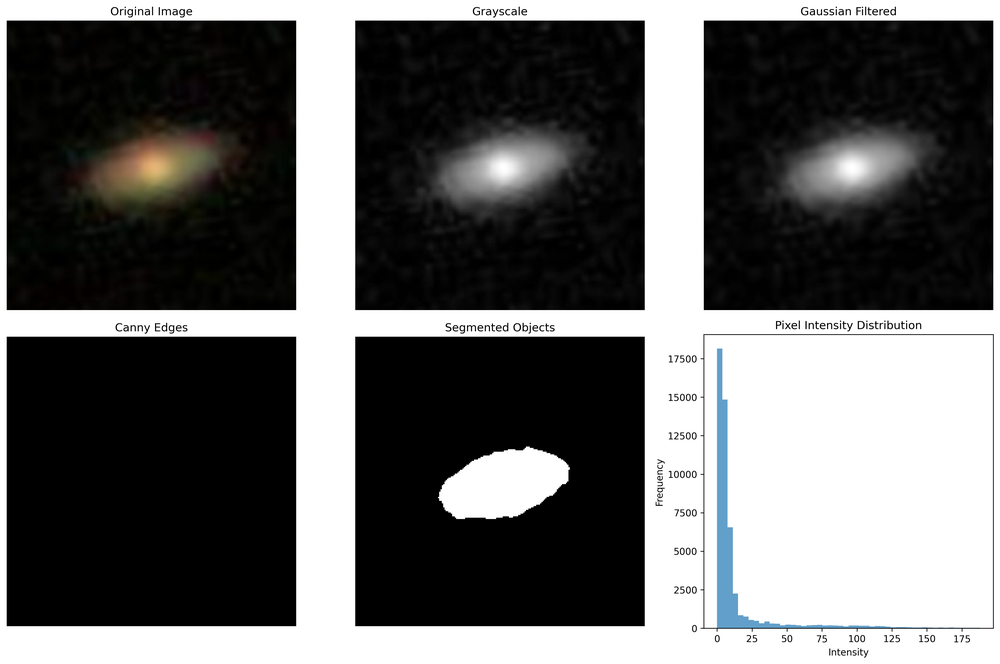
#> input picture models/analysis_100263_4e77db06.png, 1000 x 664 px, shrunk from 4470 x 2968 before the run, given in place of 100263_4e77db06.jpg, which was not available
$ python astronomical_image_processing.py   (older library calls are emulated)
#> lines starting #> are read from the running program, lines starting #| are printed output that depends on the picture; after the words box and inside, x2 and y2 are one past the last pixel; in counts of white or black regions, pixels touching at a corner belong together; pictures that were not available may be replaced by others from this repository, and a replacement may not be noted
"""
Astronomical Image Processing and Feature Extraction Module
Advanced algorithms for NASA/ESA quality image analysis
"""

import cv2
import numpy as np
import pandas as pd
from PIL import Image
import matplotlib.pyplot as plt
# from scipy import ndimage
# from skimage import measure, filters, segmentation

class AstronomyImageProcessor:
    """Specialized processing class for astronomical images"""

    def __init__(self):
        self.features_df = pd.DataFrame()

    def load_image(self, image_path):
        """Load image and convert to grayscale"""
        img = cv2.imread(image_path)
        if img is None:
            raise ValueError(f"Could not load image: {image_path}")

        # Convert to grayscale
        gray = cv2.cvtColor(img, cv2.COLOR_BGR2GRAY)
        return img, gray

    def apply_gaussian_filter(self, image, sigma=1.0):
        """Gaussian filtering - noise reduction"""
        # Using OpenCV for Gaussian blur
        kernel_size = int(6 * sigma + 1)
        if kernel_size % 2 == 0:
            kernel_size += 1
        return cv2.GaussianBlur(image.astype(np.uint8), (kernel_size, kernel_size), sigma)

    def detect_edges_canny(self, image, low_threshold=50, high_threshold=150):
        """Canny edge detection - celestial object boundaries"""
        return cv2.Canny(image.astype(np.uint8), low_threshold, high_threshold)

    def segment_objects(self, image, method='otsu'):
        """Object segmentation - star/galaxy separation"""
        if method == 'otsu':
            _, binary = cv2.threshold(image.astype(np.uint8), 0, 255,
                                    cv2.THRESH_BINARY + cv2.THRESH_OTSU)
        elif method == 'adaptive':
            binary = cv2.adaptiveThreshold(image.astype(np.uint8), 255,
                                         cv2.ADAPTIVE_THRESH_GAUSSIAN_C,
                                         cv2.THRESH_BINARY, 11, 2)
        return binary

    def extract_star_density(self, image):
        """Star density analysis"""
        # Count bright pixels (stars)
        bright_pixels = np.sum(image > np.percentile(image, 90))
        total_pixels = image.size
        density = bright_pixels / total_pixels

        return {
            'star_density': density,
            'bright_pixel_count': bright_pixels,
            'brightness_mean': np.mean(image),
            'brightness_std': np.std(image)
        }

    def extract_shape_features(self, binary_image):
        """Extract shape features"""
        contours, _ = cv2.findContours(binary_image, cv2.RETR_EXTERNAL, cv2.CHAIN_APPROX_SIMPLE)

        features = []
        for i, contour in enumerate(contours):
            if cv2.contourArea(contour) > 50:  # Filter small noise
                area = cv2.contourArea(contour)
                perimeter = cv2.arcLength(contour, True)

                # Convex hull
                hull = cv2.convexHull(contour)
                hull_area = cv2.contourArea(hull)
                solidity = area / hull_area if hull_area > 0 else 0

                # Aspect ratio
                x, y, w, h = cv2.boundingRect(contour)
                aspect_ratio = w / h if h > 0 else 0

                # Circularity
                circularity = (4 * np.pi * area) / (perimeter ** 2) if perimeter > 0 else 0

                features.append({
                    'object_id': i,
                    'area': area,
                    'perimeter': perimeter,
                    'solidity': solidity,
                    'aspect_ratio': aspect_ratio,
                    'circularity': circularity,
                    'centroid_x': x + w/2,
                    'centroid_y': y + h/2
                })

        return features

    def extract_texture_features(self, image):
        """Texture features - for galaxy structures"""
        # GLCM (Gray-Level Co-occurrence Matrix) approach
        # Simplified version

        # Gradient magnitude
        grad_x = cv2.Sobel(image.astype(np.float32), cv2.CV_32F, 1, 0, ksize=3)
        grad_y = cv2.Sobel(image.astype(np.float32), cv2.CV_32F, 0, 1, ksize=3)
        gradient_magnitude = np.sqrt(grad_x**2 + grad_y**2)

        # Local Binary Pattern like
        texture_energy = np.var(gradient_magnitude)
        texture_contrast = np.max(gradient_magnitude) - np.min(gradient_magnitude)

        return {
            'texture_energy': texture_energy,
            'texture_contrast': texture_contrast,
            'gradient_mean': np.mean(gradient_magnitude),
            'gradient_std': np.std(gradient_magnitude)
        }

    def process_astronomical_image(self, image_path, save_results=True):
        """Complete astronomical image analysis pipeline"""
        print(f"🔍 Analyzing: {image_path}")

        # 1. Load image
        original, gray = self.load_image(image_path)

        # 2. Filtering
        filtered = self.apply_gaussian_filter(gray, sigma=1.0)

        # 3. Edge detection
        edges = self.detect_edges_canny(filtered)

        # 4. Segmentation
        binary = self.segment_objects(filtered)

        # 5. Feature extraction
        star_features = self.extract_star_density(gray)
        shape_features = self.extract_shape_features(binary)
        texture_features = self.extract_texture_features(gray)

        # 6. Combine results
        results = {
            'image_path': image_path,
            **star_features,
            **texture_features,
            'num_objects': len(shape_features),
            'total_object_area': sum([obj['area'] for obj in shape_features]) if shape_features else 0
        }

        # 7. Visualization
        if save_results:
            self.visualize_analysis(original, gray, filtered, edges, binary, image_path)

        return results

    def visualize_analysis(self, original, gray, filtered, edges, binary, image_path):
        """Visualize analysis results"""
        fig, axes = plt.subplots(2, 3, figsize=(15, 10))

        axes[0, 0].imshow(cv2.cvtColor(original, cv2.COLOR_BGR2RGB))
        axes[0, 0].set_title('Original Image')
        axes[0, 0].axis('off')

        axes[0, 1].imshow(gray, cmap='gray')
        axes[0, 1].set_title('Grayscale')
        axes[0, 1].axis('off')

        axes[0, 2].imshow(filtered, cmap='gray')
        axes[0, 2].set_title('Gaussian Filtered')
        axes[0, 2].axis('off')

        axes[1, 0].imshow(edges, cmap='gray')
        axes[1, 0].set_title('Canny Edges')
        axes[1, 0].axis('off')

        axes[1, 1].imshow(binary, cmap='gray')
        axes[1, 1].set_title('Segmented Objects')
        axes[1, 1].axis('off')

        # Histogram
        axes[1, 2].hist(gray.ravel(), bins=50, alpha=0.7)
        axes[1, 2].set_title('Pixel Intensity Distribution')
        axes[1, 2].set_xlabel('Intensity')
        axes[1, 2].set_ylabel('Frequency')

        plt.tight_layout()

        # Save
        import os
        filename = os.path.basename(image_path).split('.')[0]
        plt.savefig(f'models/analysis_{filename}.png', dpi=300, bbox_inches='tight')
        plt.show()

    # [28 lines left out: function batch_process_directory, not called in this run]

def main():
    """Example usage"""
    processor = AstronomyImageProcessor()

    # Test single image
    test_image = "data/split_dataset/test/Galaxy/100263_4e77db06.jpg"

    try:
        features = processor.process_astronomical_image(test_image)
#> in load_image, img is the input picture: shape (664, 1000, 3); mean B, G, R 101, 101.3, 101.2
#> in detect_edges_canny, `return cv2.Canny(image.astype(np.uint8), low_threshold, high_threshold)`:
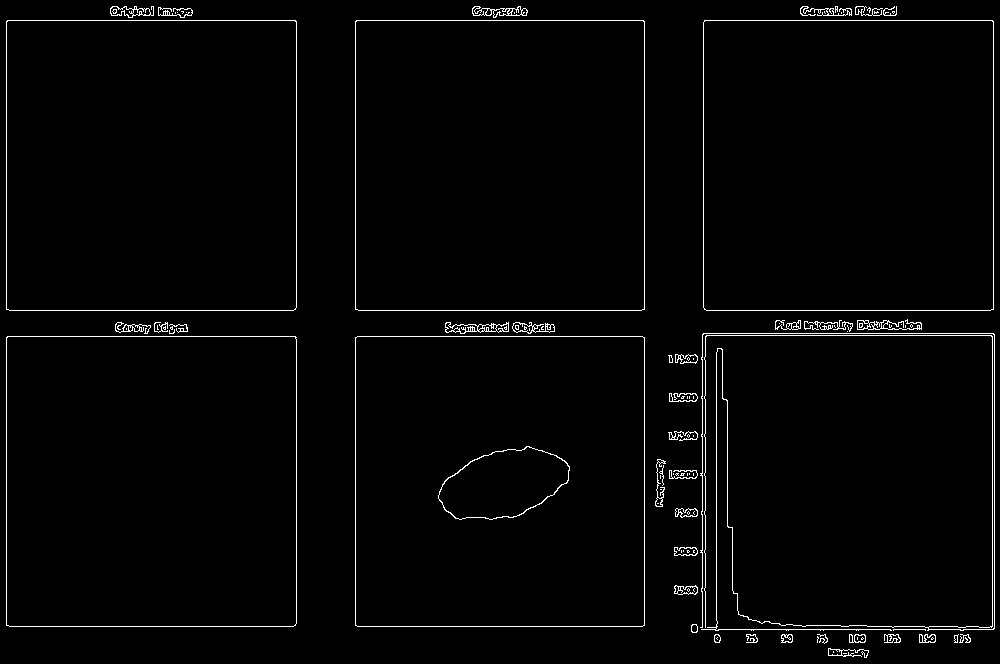
#> returned value: shape (664, 1000); 1.9% white in thin lines or dots
#> in segment_objects, `_, binary = cv2.threshold(image.astype(np.uint8), 0, 255, cv2.THRESH_B..`:
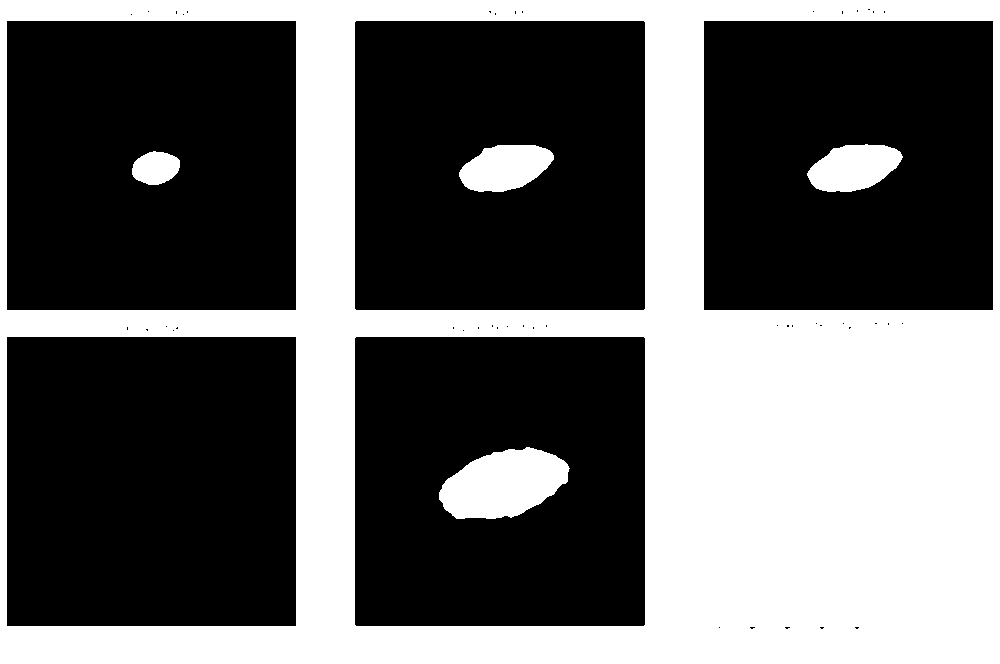
#> binary: shape (664, 1000); 39.2% white; 5 white regions, box (x1, y1, x2, y2) and area: (0, 0, 1000, 664) 245722, (439, 447, 570, 519) 6640, (807, 144, 903, 192) 3304, (459, 145, 554, 192) 3288, (132, 151, 180, 185) 1236
#> in extract_star_density, `bright_pixels = np.sum(image > np.percentile(image, 90))`: bright_pixels = 0
#> in process_astronomical_image, `star_features = self.extract_star_density(gray)`: star_features = {'star_density': 0, 'bright_pixel_count': 0, 'brightness_mean': 101.3, 'brightness_std': 118.8}
#> in extract_shape_features, `contours, _ = cv2.findContours(binary_image, cv2.RETR_EXTERNAL, cv2.CH..`: contours = [[[0, 0], [0, 663], [999, 663], [999, 0]]]
#> the loop in extract_shape_features, `for i, contour in enumerate(contours):` made 1 pass
#> (contour, area, perimeter, hull, hull_area, solidity, x, y) on pass 1: ([[0, 0], [0, 663], [999, 663], [999, 0]], 662337, 3324, [[999, 0], [999, 663], [0, 663], [0, 0]], 662337, 1, 0, 0)
#> after the loop in extract_shape_features, `for i, contour in enumerate(contours):`: features = 1 item
#> in extract_texture_features, `grad_x = cv2.Sobel(image.astype(np.float32), cv2.CV_32F, 1, 0, ksize=3)`:
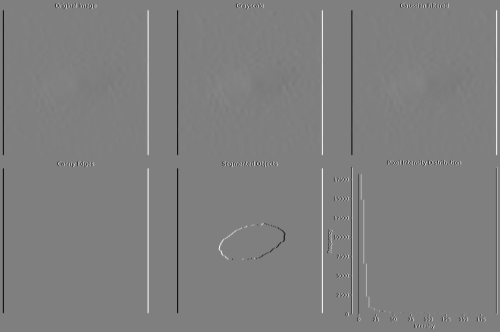
#> grad_x: shape (664, 1000) float32 (shown at 1/2 size); min -1020, max 1020, mean 0; drawn with min black and max white
#> in extract_texture_features, `grad_y = cv2.Sobel(image.astype(np.float32), cv2.CV_32F, 0, 1, ksize=3)`:
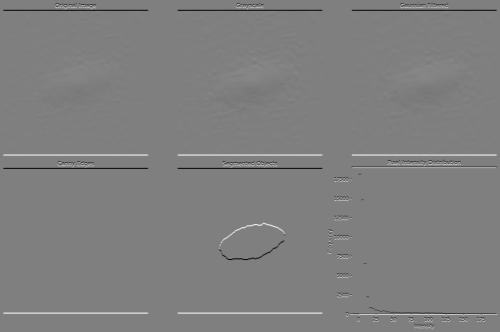
#> grad_y: shape (664, 1000) float32 (shown at 1/2 size); min -1020, max 1020, mean 0; drawn with min black and max white
#> in extract_texture_features, `gradient_magnitude = np.sqrt(grad_x**2 + grad_y**2)`:
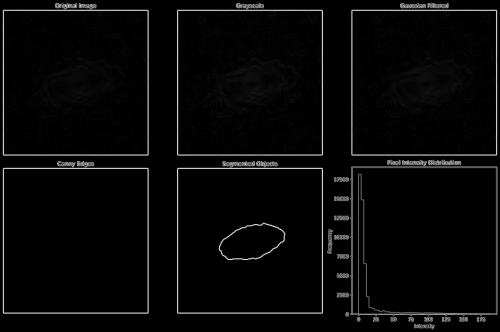
#> gradient_magnitude: shape (664, 1000) float32 (shown at 1/2 size); min 0, max 1070, mean 33.1; drawn with min black and max white
#> in extract_texture_features, `texture_energy = np.var(gradient_magnitude)`: texture_energy = 19669.5
#> in extract_texture_features, `texture_contrast = np.max(gradient_magnitude) - np.min(gradient_magnit..`: texture_contrast = 1070
#> in process_astronomical_image, `texture_features = self.extract_texture_features(gray)`: texture_features = {'texture_energy': 19669.5, 'texture_contrast': 1070, 'gradient_mean': 33.15, 'gradient_std': 140.2}
#> in visualize_analysis, `plt.savefig(f'models/analysis_{filename}.png', dpi=300, bbox_inches='t..`:
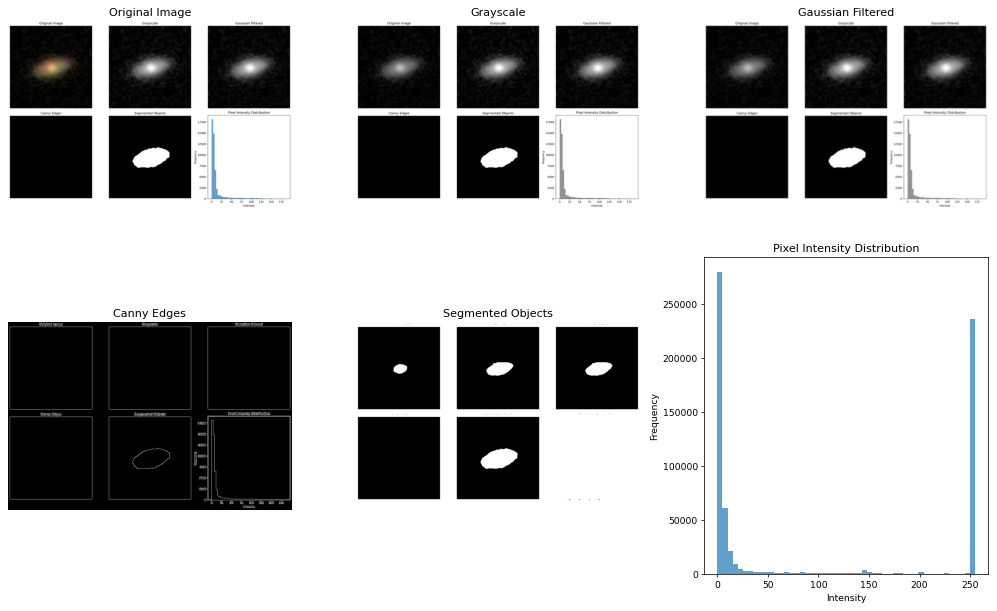
#> figure drawn by matplotlib, 6 panels; panel 6: tallest bar 279169 high, from x = 0 to 5.1
#> features = 11 items
        print("\n📊 Extracted Features:")
        for key, value in features.items():
            print(f"  {key}: {value}")
#> this loop made 11 passes
#> (key, value) on passes 2 to 9: ('star_density', 0), ('bright_pixel_count', 0), ('brightness_mean', 101.3), ('brightness_std', 118.8), ('texture_energy', 19669.5), ('texture_contrast', 1070), ('gradient_mean', 33.15), ('gradient_std', 140.2)
#> (printed output is left out)

        # [5 lines of commented-out code are left out]

    except Exception as e:
        print(f"❌ Error: {e}")

if __name__ == "__main__":
    main()

$ run again, on models/improved_confusion_matrix_counts.png
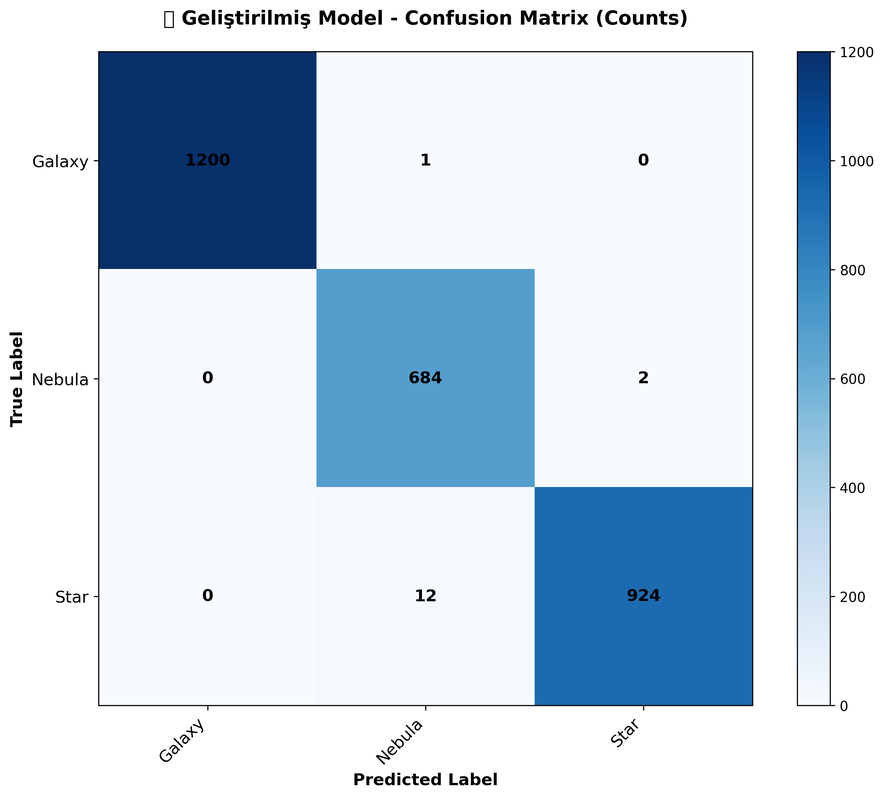
#> input picture models/improved_confusion_matrix_counts.png, 884 x 798 px, shrunk from 2690 x 2430 before the run, given in place of 100263_4e77db06.jpg, which was not available
#> in load_image, img is the input picture: shape (798, 884, 3); mean B, G, R 230.7, 216.2, 200.2
#> in segment_objects, `_, binary = cv2.threshold(image.astype(np.uint8), 0, 255, cv2.THRESH_B..`:
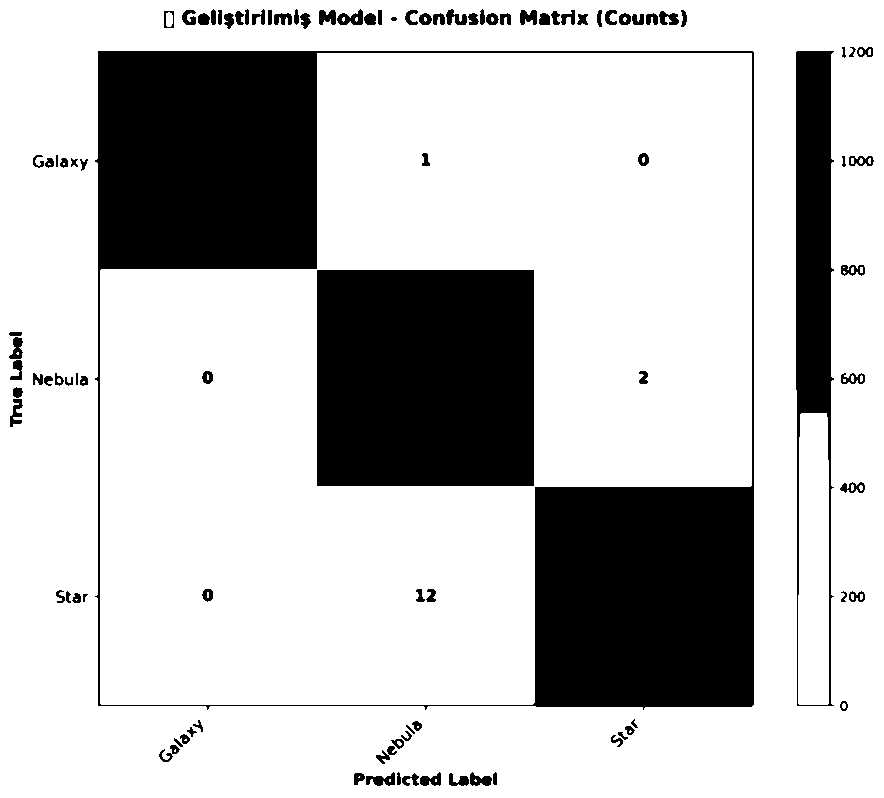
#> binary: shape (798, 884); 76.1% white; 102 black regions, largest, box (x1, y1, x2, y2) and area: (95, 51, 754, 710) 99017, (317, 270, 534, 486) 46872, (796, 51, 834, 706) 13860
#> bright_pixels = 0
#> star_features = {'star_density': 0, 'bright_pixel_count': 0, 'brightness_mean': 212.9, 'brightness_std': 72.07}
#> contours = [[[0, 0], [0, 797], [883, 797], [883, 0]]]
#> the loop in extract_shape_features, `for i, contour in enumerate(contours):` made 1 pass
#> (contour, area, perimeter, hull, hull_area, solidity, x, y) on pass 1: ([[0, 0], [0, 797], [883, 797], [883, 0]], 703751, 3360, [[883, 0], [883, 797], [0, 797], [0, 0]], 703751, 1, 0, 0)
#> after the loop in extract_shape_features, `for i, contour in enumerate(contours):`: features = 1 item
#> in extract_texture_features, `gradient_magnitude = np.sqrt(grad_x**2 + grad_y**2)`:
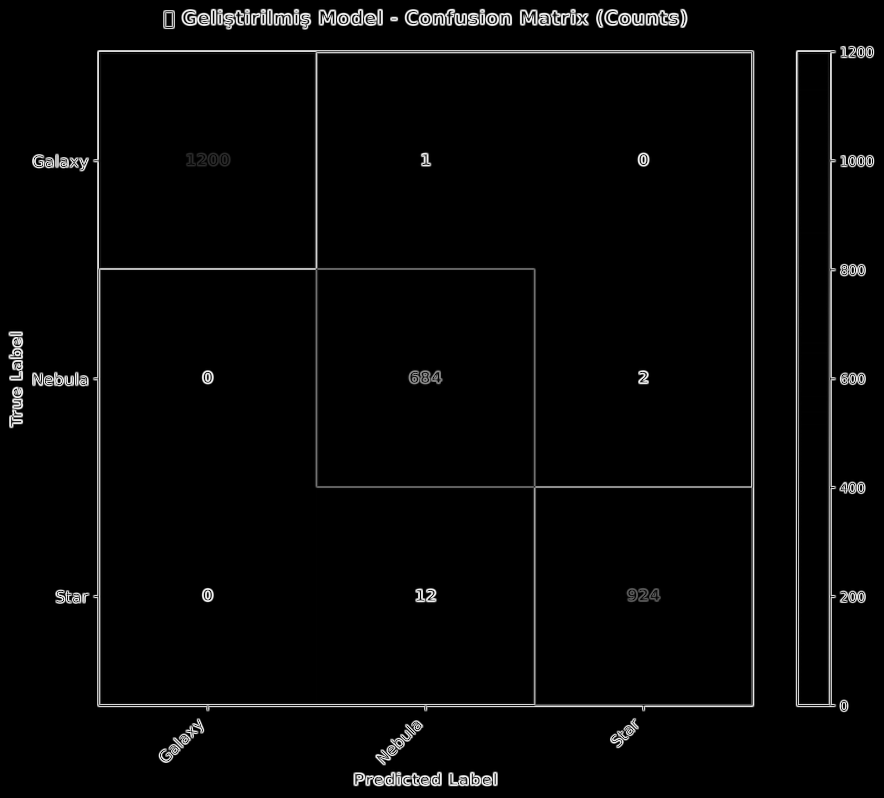
#> gradient_magnitude: shape (798, 884) float32; min 0, max 1084.7, mean 29.9; drawn with min black and max white
#> texture_energy = 20420.7
#> texture_contrast = 1084.7
#> texture_features = {'texture_energy': 20420.7, 'texture_contrast': 1084.7, 'gradient_mean': 29.88, 'gradient_std': 142.9}
#> in main, `features = processor.process_astronomical_image(test_image)`: features = 11 items
#> the loop in main, `for key, value in features.items():` made 11 passes
#> (key, value) on passes 2 to 9: ('star_density', 0), ('bright_pixel_count', 0), ('brightness_mean', 212.9), ('brightness_std', 72.07), ('texture_energy', 20420.7), ('texture_contrast', 1084.7), ('gradient_mean', 29.88), ('gradient_std', 142.9)
#> (printed output is left out)
